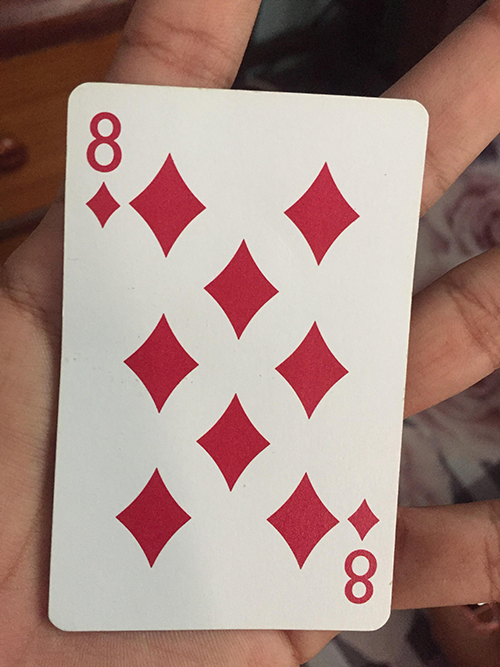
#> input picture images/8_diamonds.png, 500 x 667 px
$ jupyter execute main-multi.ipynb
#> lines starting #> are read from the running program, lines starting #| are printed output that depends on the picture; after the words box and inside, x2 and y2 are one past the last pixel; in counts of white or black regions, pixels touching at a corner belong together
Import packages

[cell 1]
# import the necessary packages
from imutils.object_detection import non_max_suppression # supress bounding boxes with weak scores
from matplotlib import pyplot as plt
import numpy as np
import argparse
import cv2

Function to display images in notebooks

[cell 2]
def plt_imshow(title, image):
    # convert image from BGR to RGB
    image = cv2.cvtColor(image, cv2.COLOR_BGR2RGB)
    plt.imshow(image)
    plt.title(title)
    plt.grid(False)
    plt.show()

Template matching input images

[cell 3]
args = {
    "image": "images/8_diamonds.png",
    "template": "images/diamonds_template.png",
    # how strong of a match to keep/v/drop
    "threshold": 0.8
}

Load the images

[cell 4]
# load the input image and template image from disk, then grab the
# template image spatial dimensions
print("[INFO] loading images...")
image = cv2.imread(args["image"])
#> image is the input picture: shape (667, 500, 3); mean B, G, R 130.6, 138, 165.9
template = cv2.imread(args["template"])
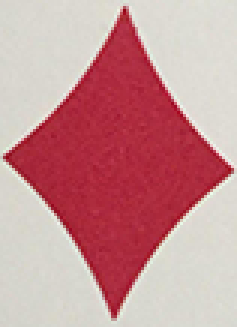
#> input picture images/diamonds_template.png, 79 x 109 px (shown 3 times larger)
#> template is the input picture: shape (109, 79, 3); mean B, G, R 149.8, 147.1, 199.9
# extract H and W
(tH, tW) = template.shape[:2]
#> tH = 109; tW = 79

# display the  image and template to our screen
plt_imshow("Image", image)
plt_imshow("Template", template)

[cell 5]
# convert both the image and template to grayscale
# commonn for tempalte matching
imageGray = cv2.cvtColor(image, cv2.COLOR_BGR2GRAY)
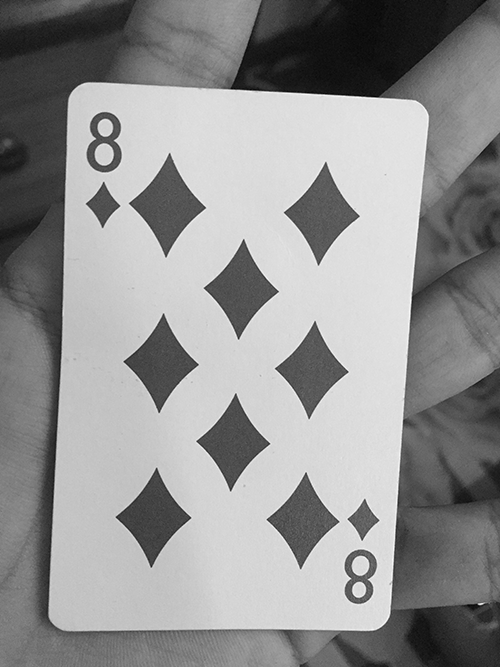
#> imageGray: shape (667, 500); min 0, max 254, mean 145.5
templateGray = cv2.cvtColor(template, cv2.COLOR_BGR2GRAY)
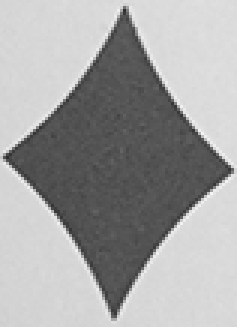
#> templateGray: shape (109, 79) (shown 3 times larger); min 46, max 245, mean 163.2

# perform template matching
print("[INFO] performing template matching...")
# pass gray image, template gray and coeff
result = cv2.matchTemplate(imageGray, templateGray,
	cv2.TM_CCOEFF_NORMED)
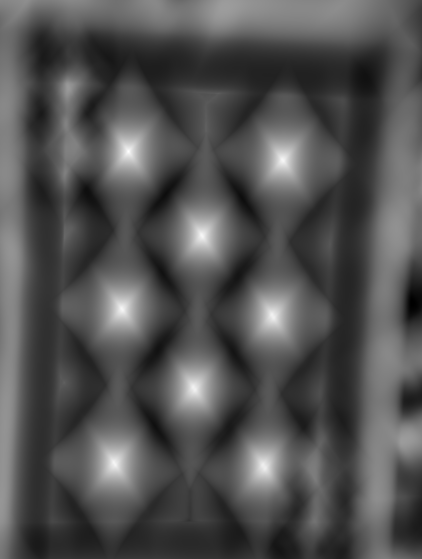
#> result: shape (559, 422) float32; min -0.528, max 1, mean -0.0359; drawn with min black and max white

[cell 6]
# np.where gives the XY coordinate match
# find all locations in the result map where the matched value is
# greater than the threshold, then clone our original image so we
# can draw on it
(yCoords, xCoords) = np.where(result >= args["threshold"])
#> yCoords = 601 values from 146 to 471; xCoords = 601 values, max 286 at index 94, min 111 at index 457, mean 195.8
clone = image.copy()
print("[INFO] {} matched locations *before* NMS".format(len(yCoords)))
#| [INFO] 601 matched locations *before* NMS

# loop over our starting (x, y)-coordinates
for (x, y) in zip(xCoords, yCoords):
	# draw the bounding box on the image
	cv2.rectangle(clone, (x, y), (x + tW, y + tH),
		(255, 0, 0), 3)
#> this loop made 601 passes
#> (x, y) on passes 1 to 3: (125, 146), (126, 146), (127, 146)
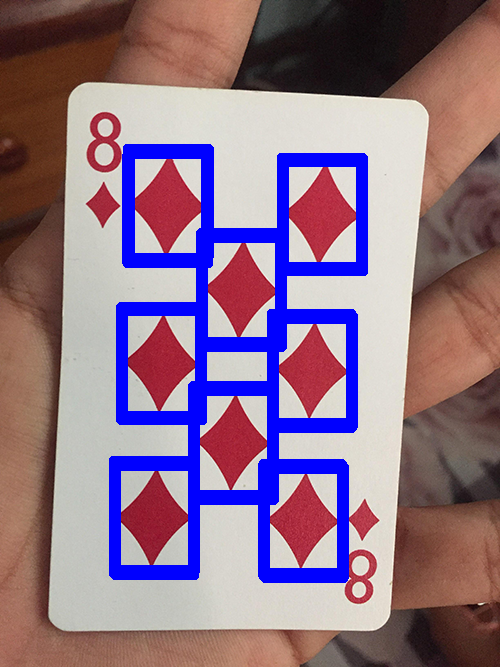
#> clone: shape (667, 500, 3); 10.7% of pixels changed, all inside (x1, y1, x2, y2) = (109, 144, 368, 583)

# show our output image *before* applying non-maxima suppression
plt_imshow("Before NMS", clone)

[cell 7]
# initialize our list of rectangles
rects = []

# loop over the starting (x, y)-coordinates again
for (x, y) in zip(xCoords, yCoords):
	# update our list of rectangles with bounding box coords
	rects.append((x, y, x + tW, y + tH))
#> after the loop, rects = 601 items, first 6: (125, 146, 204, 255), (126, 146, 205, 255), (127, 146, 206, 255), (128, 146, 207, 255), (129, 146, 208, 255), (130, 146, 209, 255)

# apply non-maxima suppression to the rectangles
pick = non_max_suppression(np.array(rects))
#> pick = [[266, 471, 345, 580], [113, 468, 192, 577], [196, 393, 275, 502], [274, 321, 353, 430], [125, 313, 204, 422], [204, 240, 283, 349], [286, 164, 365, 273], [125, 156, 204, 265]]
print("[INFO] {} matched locations *after* NMS".format(len(pick)))
#| [INFO] 8 matched locations *after* NMS

# loop over the final bounding boxes
for (startX, startY, endX, endY) in pick:
	# draw the bounding box on the image
	cv2.rectangle(image, (startX, startY), (endX, endY),
		(255, 0, 0), 3)
#> this loop made 8 passes
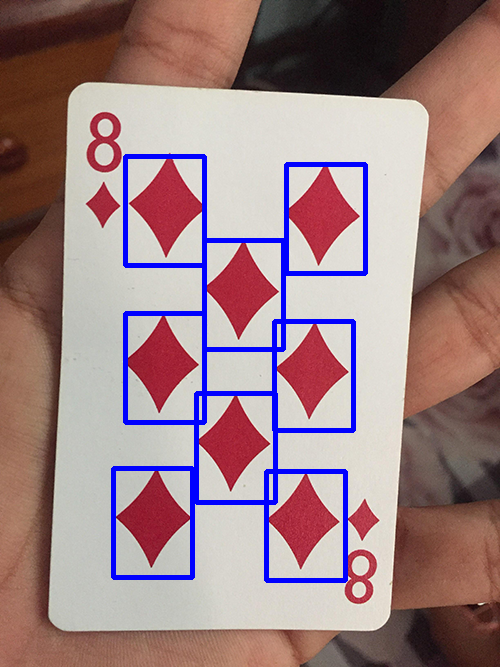
#> image: shape (667, 500, 3); mean B, G, R 132.8, 129.1, 156.8

# show the output image
plt_imshow("After NMS", image)
